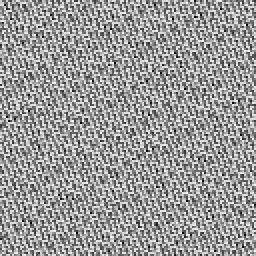
//> input picture scrambled.pgm, 128 x 128 px (shown 2 times larger)
$ ./encrypt scrambled.pgm scrambled.pgm   (built with g++ and OpenCV 4)
//> lines starting //> are read from the running program, lines starting //| are printed output that depends on the picture
#include <iostream>
#include <fstream>
#include <opencv2/opencv.hpp>
#include <vector>
using namespace std;
using namespace cv;
struct PaillierKey {
    long long n, g, lambda, mu;
};

PaillierKey generatePaillierKeys(long long p, long long q) {
    PaillierKey key;
    key.n = p * q;
    key.g = key.n + 1;
    long long phi = (p - 1) * (q - 1);
    key.lambda = phi;
    key.mu = 1;
    return key;
}

long long paillierEncrypt(long long m, PaillierKey key) {
    return (1 + (m * key.n)) % (key.n * key.n);
}
vector<vector<Vec3b>> matToVector(const Mat& image) {
    vector<vector<Vec3b>> imgVec(image.rows, vector<Vec3b>(image.cols));
    for (int i = 0; i < image.rows; i++) {
        for (int j = 0; j < image.cols; j++) {
            imgVec[i][j] = image.at<Vec3b>(i, j);
        }
    }
    return imgVec;
}
vector<vector<unsigned char>> convertToGrayscale(const vector<vector<Vec3b>>& image) {
    int height = image.size();
    int width = image[0].size();
    vector<vector<unsigned char>> grayscale(height, vector<unsigned char>(width));

    for (int i = 0; i < height; i++) {
        for (int j = 0; j < width; j++) {
            Vec3b pixel = image[i][j];
            grayscale[i][j] = static_cast<unsigned char>(
                0.299 * pixel[2] + 0.587 * pixel[1] + 0.114 * pixel[0]
            );
        }
    }
    return grayscale;
}
vector<vector<unsigned char>> resizeImage(const vector<vector<unsigned char>>& image, int newWidth, int newHeight) {
    int oldWidth = image[0].size();
    int oldHeight = image.size();
    vector<vector<unsigned char>> resized(newHeight, vector<unsigned char>(newWidth));

    for (int i = 0; i < newHeight; i++) {
        for (int j = 0; j < newWidth; j++) {
            int srcX = j * oldWidth / newWidth;
            int srcY = i * oldHeight / newHeight;
            resized[i][j] = image[srcY][srcX];
        }
    }
    return resized;
}
vector<vector<long long>> encryptImage(const vector<vector<unsigned char>>& image, PaillierKey key) {
    int height = image.size();
    int width = image[0].size();
    vector<vector<long long>> encryptedImage(height, vector<long long>(width));

    for (int i = 0; i < height; i++) {
        for (int j = 0; j < width; j++) {
            if ((i + j) % 4 == 0) {
                encryptedImage[i][j] = paillierEncrypt(image[i][j], key);
            } else {
                encryptedImage[i][j] = image[i][j];
            }
        }
    }
    return encryptedImage;
}
void saveEncryptedImage(const string& filename, const vector<vector<long long>>& image) {
    ofstream file(filename, ios::binary);
    if (!file) {
        cerr << "Error: Cannot save file!" << endl;
        exit(1);
    }

    for (const auto& row : image) {
        file.write(reinterpret_cast<const char*>(row.data()), row.size() * sizeof(long long));
    }
    file.close();
}
void saveKey(const string& filename, const PaillierKey& key) {
    ofstream file(filename);
    if (!file) {
        cerr << "Error: Cannot save key file!" << endl;
        exit(1);
    }
    file << key.n << " " << key.g << " " << key.lambda << " " << key.mu << endl;
    file.close();
}

void savePGM(const string& filename, const vector<vector<unsigned char>>& image) {
    int height = image.size();
    int width = image[0].size();
    ofstream file(filename, ios::binary);

    if (!file) {
        cerr << "Error: Cannot save file!" << endl;
        exit(1);
    }

    file << "P5\n" << width << " " << height << "\n255\n";
    for (const auto& row : image) {
        file.write(reinterpret_cast<const char*>(row.data()), row.size());
    }
    file.close();
}
void displayPGM(const string& filename) {
    Mat image = imread(filename, IMREAD_GRAYSCALE);
    if (image.empty()) {
        cerr << "Error: Cannot open PGM file!" << endl;
        return;
    }

    imshow("Processed PGM Image", image);
    waitKey(0);
    destroyAllWindows();
}
vector<vector<unsigned char>> arnoldScramble(const vector<vector<unsigned char>>& image, int iterations) {
    int N = image.size();
    vector<vector<unsigned char>> scrambled = image;

    for (int k = 0; k < iterations; k++) {
        vector<vector<unsigned char>> temp(N, vector<unsigned char>(N));
        for (int i = 0; i < N; i++) {
            for (int j = 0; j < N; j++) {
                int x_new = (i + j) % N;
                int y_new = (i + 2 * j) % N;
                temp[x_new][y_new] = scrambled[i][j];
            }
        }
        scrambled = temp;
    }
    return scrambled;
}
int main(int argc, char* argv[]){
    //string filename="input.jpg";
    if (argc != 3) {
        cerr << "Usage: " << argv[0] << " <image_path> <key_output_path>" << endl;
        return 1;
    }

    string filename = argv[1];
    string keyPath = argv[2];
    Mat image = imread(filename, IMREAD_COLOR);
//> image is the input picture: 128 rows x 128 cols, CV_8UC3; min 0, max 248, mean 153.4
    if (image.empty()) {
        cerr << "Error: Cannot open image!" << endl;
        return -1;
    }


    vector<vector<Vec3b>> imgVec = matToVector(image);
//> imgVec = 128 items

    vector<vector<unsigned char>> grayscale = convertToGrayscale(imgVec);
//> in convertToGrayscale, `int height = image.size();`: height = 128
//> in convertToGrayscale, `vector<vector<unsigned char>> grayscale(height, vector<unsigned char>(..`: grayscale = 128 items
//> the loop in convertToGrayscale, `for (int i = 0; i < height; i++)` made 128 passes
//> grayscale = 128 items
    savePGM("grayscale.pgm", grayscale);
//> in savePGM, `int height = image.size();`: height = 128
//> the loop in savePGM, `for (const auto& row : image)` made 128 passes
    displayPGM("grayscale.pgm");

    int newWidth = 128, newHeight = 128;
    vector<vector<unsigned char>> resizedImage = resizeImage(grayscale, newWidth, newHeight);
//> resizedImage = 128 items
    savePGM("resized.pgm", resizedImage);
//> the loop in savePGM (call 2), `for (const auto& row : image)` made 128 passes
    displayPGM("resized.pgm");
    int iterations = 10;
    vector<vector<unsigned char>> scrambledImage = arnoldScramble(resizedImage, iterations);
//> in arnoldScramble, `int N = image.size();`: N = 128
//> in arnoldScramble, `vector<vector<unsigned char>> scrambled = image;`: scrambled = 128 items
//> scrambledImage = 128 items
    savePGM("scrambled.pgm",scrambledImage);
    displayPGM("scrambled.pgm");
//> call 3 of displayPGM, with filename = "scrambled.pgm"
//> in displayPGM (call 3), `Mat image = imread(filename, IMREAD_GRAYSCALE);`:
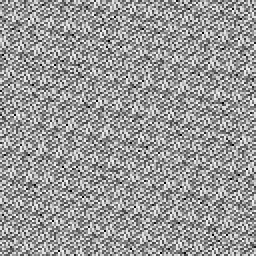
//> image: 128 rows x 128 cols, CV_8UC1 (shown 2 times larger); min 0, max 248, mean 153.1
    PaillierKey key = generatePaillierKeys(61, 53);
    vector<vector<long long>> encryptedImage = encryptImage(scrambledImage, key);
//> in encryptImage, `int height = image.size();`: height = 128
//> in encryptImage, `vector<vector<long long>> encryptedImage(height, vector<long long>(wid..`: encryptedImage = 128 items
//> the loop in encryptImage, `for (int i = 0; i < height; i++)` made 128 passes
//> encryptedImage = 128 items
    string encryptedFile = keyPath+"/encrypted.bin";
    saveKey(keyPath+"/key.txt", key);
    saveEncryptedImage(encryptedFile, encryptedImage);
//> the loop in saveEncryptedImage, `for (const auto& row : image)` made 128 passes

}

$ run again, with input.jpg saved as scrambled.pgm
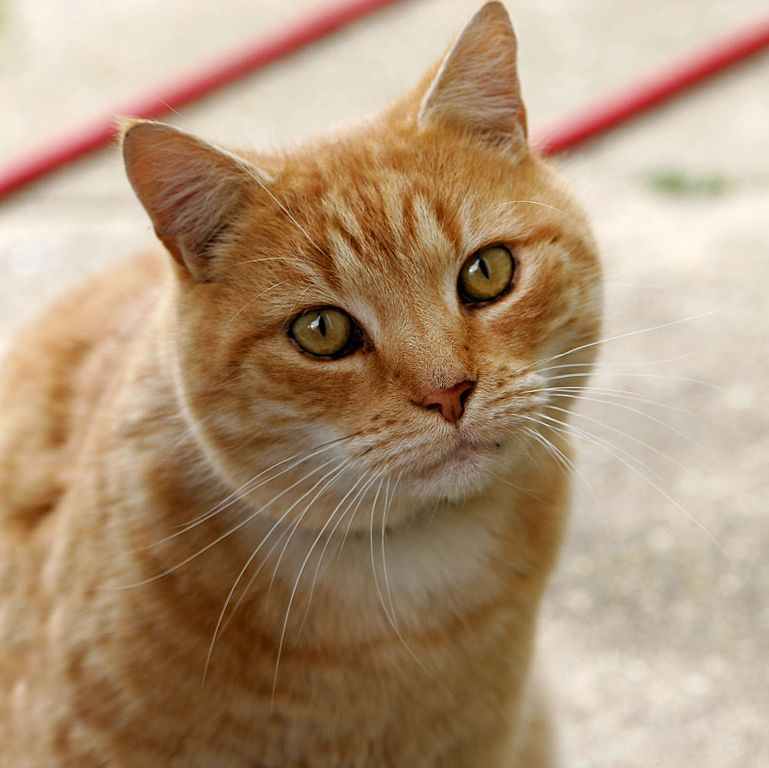
//> input picture input.jpg, 769 x 768 px
//> image is the input picture: 768 rows x 769 cols, CV_8UC3; mean B, G, R 120.7, 148.8, 175.9
//> imgVec = 768 items
//> in convertToGrayscale, `int height = image.size();`: height = 768
//> in convertToGrayscale, `int width = image[0].size();`: width = 769
//> in convertToGrayscale, `vector<vector<unsigned char>> grayscale(height, vector<unsigned char>(..`: grayscale = 768 items
//> in savePGM, `int height = image.size();`: height = 768
//> in savePGM, `int width = image[0].size();`: width = 769
//> in displayPGM, `Mat image = imread(filename, IMREAD_GRAYSCALE);`:
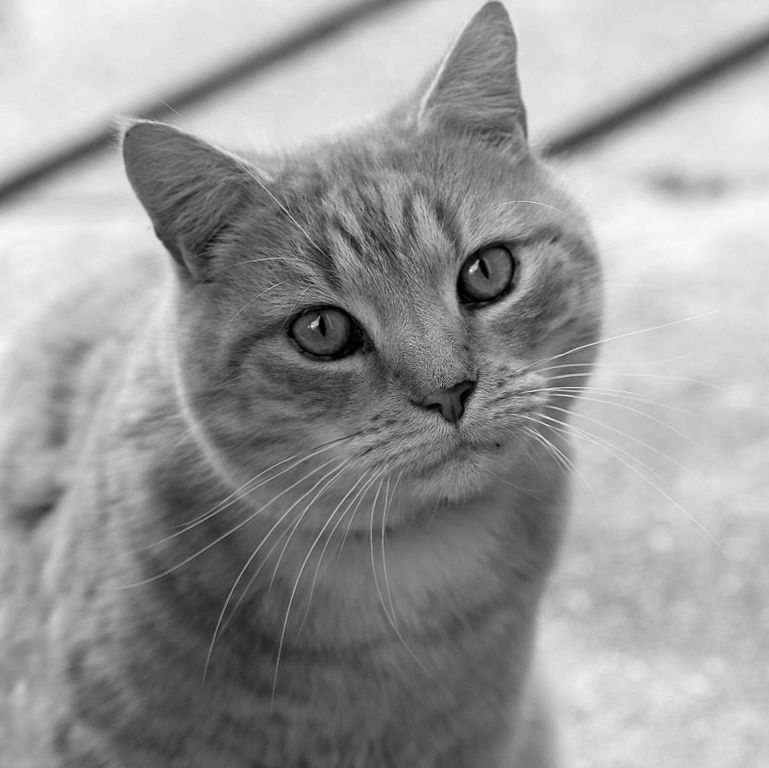
//> image: 768 rows x 769 cols, CV_8UC1; min 0, max 253, mean 153.2
//> oldHeight = 768
//> resizedImage = 128 items
//> the loop in savePGM (call 2), `for (const auto& row : image)` made 128 passes
//> in displayPGM (call 2), `Mat image = imread(filename, IMREAD_GRAYSCALE);`:
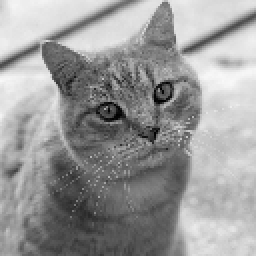
//> image: 128 rows x 128 cols, CV_8UC1 (shown 2 times larger); min 0, max 248, mean 153.4
//> N = 128
//> in arnoldScramble, `vector<vector<unsigned char>> scrambled = image;`: scrambled = 128 items
//> in encryptImage, `int height = image.size();`: height = 128
//> in encryptImage, `vector<vector<long long>> encryptedImage(height, vector<long long>(wid..`: encryptedImage = 128 items
//> the loop in encryptImage, `for (int i = 0; i < height; i++)` made 128 passes
//> the loop in saveEncryptedImage, `for (const auto& row : image)` made 128 passes
